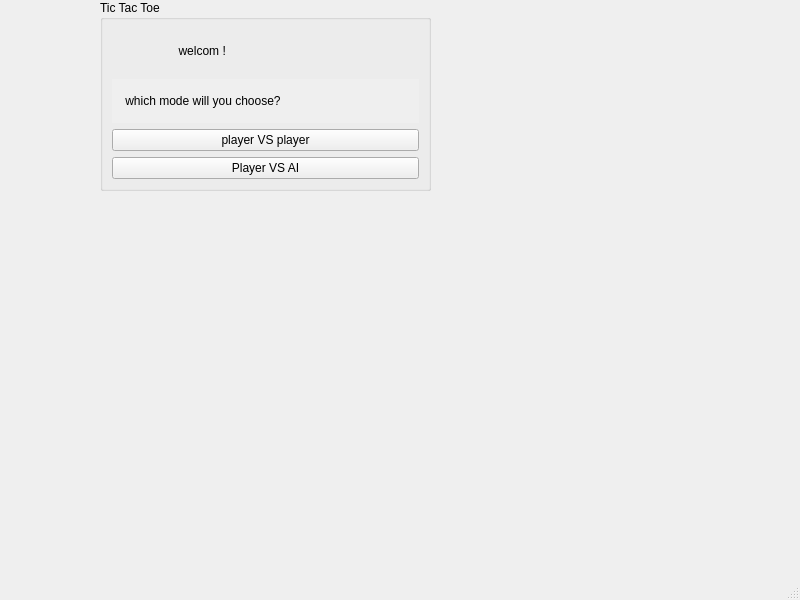
<?xml version="1.0" encoding="UTF-8"?>
<ui version="4.0">
 <class>MainWindow</class>
 <widget class="QMainWindow" name="MainWindow">
  <property name="geometry">
   <rect>
    <x>0</x>
    <y>0</y>
    <width>800</width>
    <height>600</height>
   </rect>
  </property>
  <property name="windowTitle">
   <string>MainWindow</string>
  </property>
  <property name="autoFillBackground">
   <bool>false</bool>
  </property>
  <widget class="QWidget" name="centralwidget">
   <widget class="QGroupBox" name="groupBox">
    <property name="geometry">
     <rect>
      <x>100</x>
      <y>0</y>
      <width>331</width>
      <height>191</height>
     </rect>
    </property>
    <property name="title">
     <string>Tic Tac Toe</string>
    </property>
    <layout class="QHBoxLayout" name="horizontalLayout">
     <item>
      <layout class="QVBoxLayout" name="verticalLayout">
       <item>
        <widget class="QLabel" name="label_2">
         <property name="text">
          <string>                    welcom !</string>
         </property>
        </widget>
       </item>
       <item>
        <widget class="QLabel" name="label">
         <property name="autoFillBackground">
          <bool>true</bool>
         </property>
         <property name="text">
          <string>    which mode will you choose?</string>
         </property>
         <property name="scaledContents">
          <bool>false</bool>
         </property>
        </widget>
       </item>
       <item>
        <widget class="QPushButton" name="pushButton_playerxplayer">
         <property name="text">
          <string>player VS player</string>
         </property>
        </widget>
       </item>
       <item>
        <widget class="QPushButton" name="pushButton_AI">
         <property name="text">
          <string>Player VS AI</string>
         </property>
        </widget>
       </item>
      </layout>
     </item>
    </layout>
   </widget>
  </widget>
  <widget class="QMenuBar" name="menubar">
   <property name="geometry">
    <rect>
     <x>0</x>
     <y>0</y>
     <width>800</width>
     <height>24</height>
    </rect>
   </property>
  </widget>
  <widget class="QStatusBar" name="statusbar"/>
 </widget>
 <resources/>
 <connections/>
</ui>
